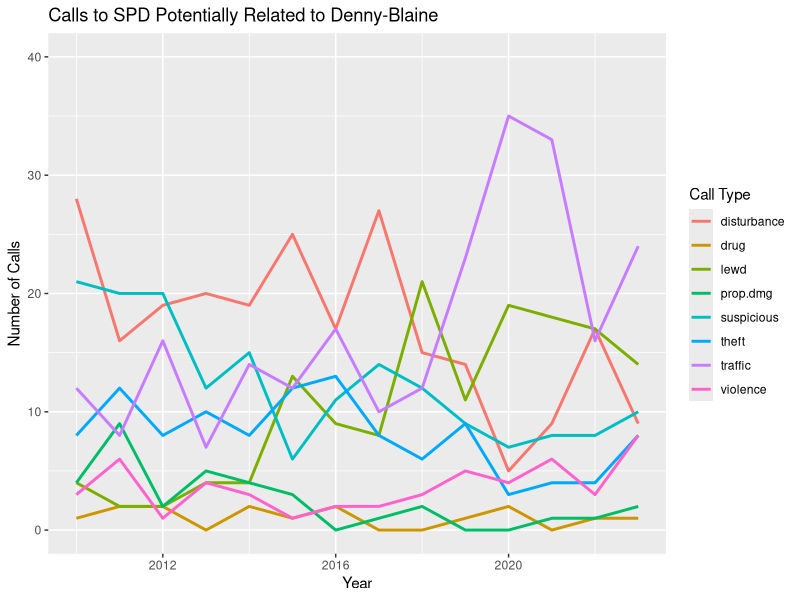
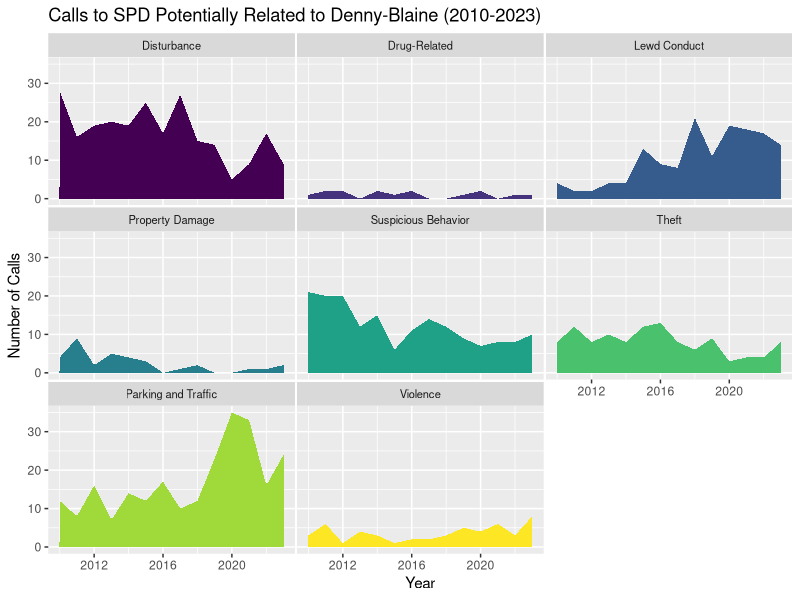

Recreate these plots in R, in order.
## ---- chunk 1
knitr::opts_chunk$set(echo = TRUE)
## ---- chunk 2
# Add all required libraries here
list.of.packages <- c("tidyverse", "lubridate", "viridisLite", "plotly")
# Get names of all required packages that aren't installed
new.packages <- list.of.packages[!(list.of.packages %in% installed.packages()[, "Package"])]
# Install all new packages
if(length(new.packages)) install.packages(new.packages)


# Load all required libraries
lapply(list.of.packages, FUN = function(X) {
  do.call("require", list(X))
})
## ---- chunk 3
# Read in data
db_call_dat <- read.csv(file = "../output/potential_db_calls_2010-2023.csv")

# Create new Year column
db_call_dat$Year <- isoyear(db_call_dat$Incident.Date)

# Remove all data from the year 2024, as it's only just beginning :)
db_call_dat <- db_call_dat %>%
  filter(Year != 2024)

# Create line plot of broad call type vs. year

# Mutate data
graph_dat <- db_call_dat %>%
  group_by(broad_category, Year, .drop = FALSE) %>%
  summarise(n = length(broad_category))

# Convert to tibble
graph_dat <- as_tibble(graph_dat)

# Add in zeros
graph_dat <- graph_dat %>% 
  complete(broad_category, Year, fill = list(n = 0))

# Rename columns


# Create graph
graph <- graph_dat %>%
  ggplot(aes(x = Year, y = n, group = broad_category, color = broad_category)) +
  geom_line(size = 1) +
  ylim(0, 40) +
  labs(y = "Number of Calls", col = "Call Type") +
  ggtitle("Calls to SPD Potentially Related to Denny-Blaine")
  
# Save graph
ggsave(filename = "../graphs/DennyBlaine/potential_DB_calls_2010-2023_linegraph.png", plot = graph,
       width = 10, height = 7, units = "in")

# Create string of labels
labels <- c(
  disturbance = "Disturbance", 
  drug = "Drug-Related", 
  lewd = "Lewd Conduct", 
  prop.dmg = "Property Damage", 
  suspicious = "Suspicious Behavior", 
  theft = "Theft", 
  traffic = "Parking and Traffic", 
  violence = "Violence")

graph <- graph_dat %>%
  ggplot(aes(x = Year, y = n, fill = broad_category)) +
  geom_area() +
  scale_fill_viridis_d() +
  theme(legend.position = "none", 
        panel.spacing = unit(0.1, "lines"),
        strip.text.x = element_text(size = 8)) +
  facet_wrap(~broad_category, scales = "fixed", labeller = labeller(broad_category = labels)) +
  ggtitle("Calls to SPD Potentially Related to Denny-Blaine (2010-2023)") +
  ylab("Number of Calls")

ggsave(filename = "../graphs/DennyBlaine/potential_db_calls_2010-2023_facetwrap.png", plot = graph,
       width = 10, height = 7, units = "in")
  
## ---- chunk 4
# ANIMALS

# Search df for rows containing the string "animal", create new column with a 1 if it has the string, a 0 if not
db_call_dat$Animals <- apply(db_call_dat, 1, function(x)as.integer(any(grep("animal", x, ignore.case = TRUE))))

# Number of animal-related incidents for all years
sum(db_call_dat$Animals)

# There's 5 the whole time! That's not worth graphing

# URINATING AND DEFECATING

# Search DF for rows containing the string "urin"
db_call_dat$Urine <- apply(db_call_dat, 1, function(x)as.integer(any(grep("urin", x, ignore.case = TRUE))))

# Number of urination and defecation incidents for all years
sum(db_call_dat$Urine)

# There's none!

# LIQUOR-RELATED OFFENSES

# Search DF for rows containing the string "liquor"
db_call_dat$Liquor <- apply(db_call_dat, 1, function(x)as.integer(any(grep("liquor", x, ignore.case = TRUE))))

# Number of offenses
sum(db_call_dat$Liquor)

# 11 total

# LITTER-RELATED OFFENSES

# Search DF for rows containing the string "litter"
db_call_dat$litter <- apply(db_call_dat, 1, function(x)as.integer(any(grep("litter", x, ignore.case = TRUE))))

# Number of offenses
sum(db_call_dat$litter)

# 0 total

